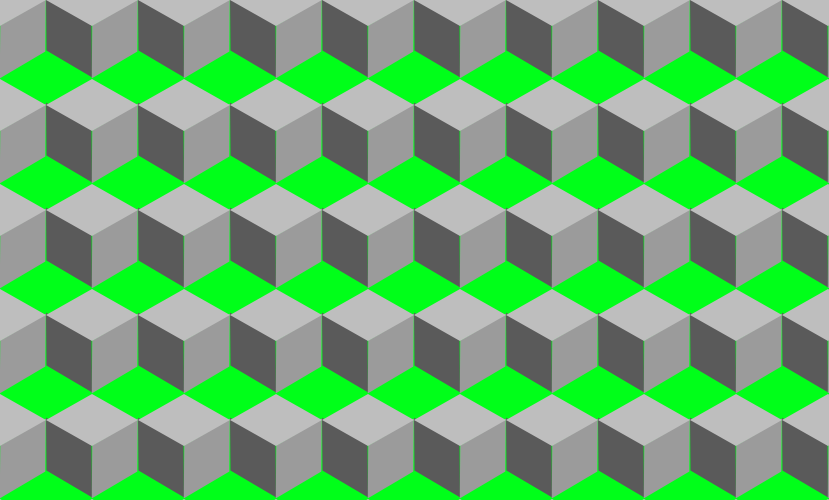
Frame 1 (no input)
Frame 60 (the mouse pressed at the canvas centre just before this capture): identical to frame 1, image omitted
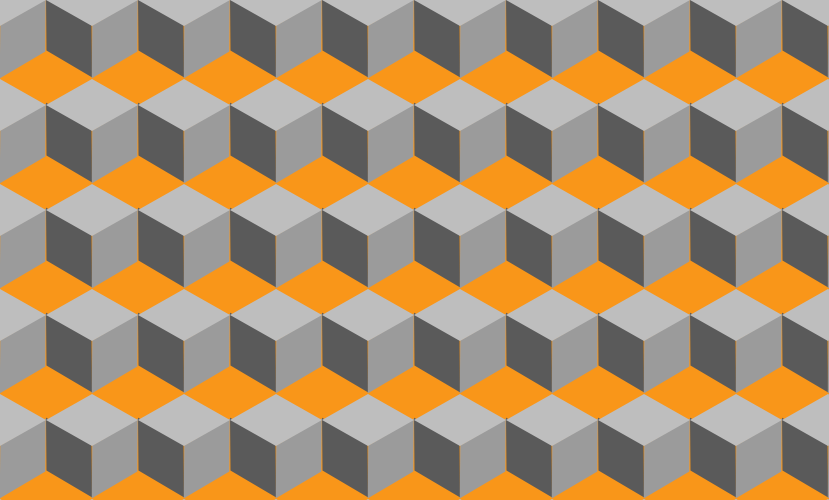
Frame 120 (the mouse held since frame 60 and released just before this capture)

The Processing sketch that drew these frames (run headless with seeded random() and noise(); from frame 60 on, the mouse is pressed at the canvas centre):

// Processing sketch: processing_76595
// ── processing_76595.pde

void setup() {
  size (829, 500);
}
void draw () {
  background(500*float(mouseX)/width, 300-300*float(mouseX)/width, 300/12);

  smooth();
  noStroke();

//RHOMBOID ROTATION * 
for (int i = 0; i < 30; i++) {
  for (int j = 0; j < 30; j++) {
    pushMatrix();
    translate(92 * i, 105 * j  );
    rotate(TWO_PI/3);
    fill(155, 155, 155);
    draw_rohmboid(22, -39);
    rotate(PI/1.5);
    fill(90, 90, 90);
    draw_rohmboid(-67, 41);
    popMatrix();
  }
}

//Rhomboid Repetition
//LINE 1
for (int i = 0; i < 30; i++) {
  for (int j = 0; j < 30; j++) {
    fill(190, 190, 190);
    draw_rohmboid(i * 92, j * 105 );
    //fill(
  }
}
}
//LINE 2
// RHOMBOID PARAMETERS
void draw_rohmboid(float _x, float _y) {
  quad(_x-46, _y, _x, _y-26, _x + 46, _y, _x, _y+26);
}
